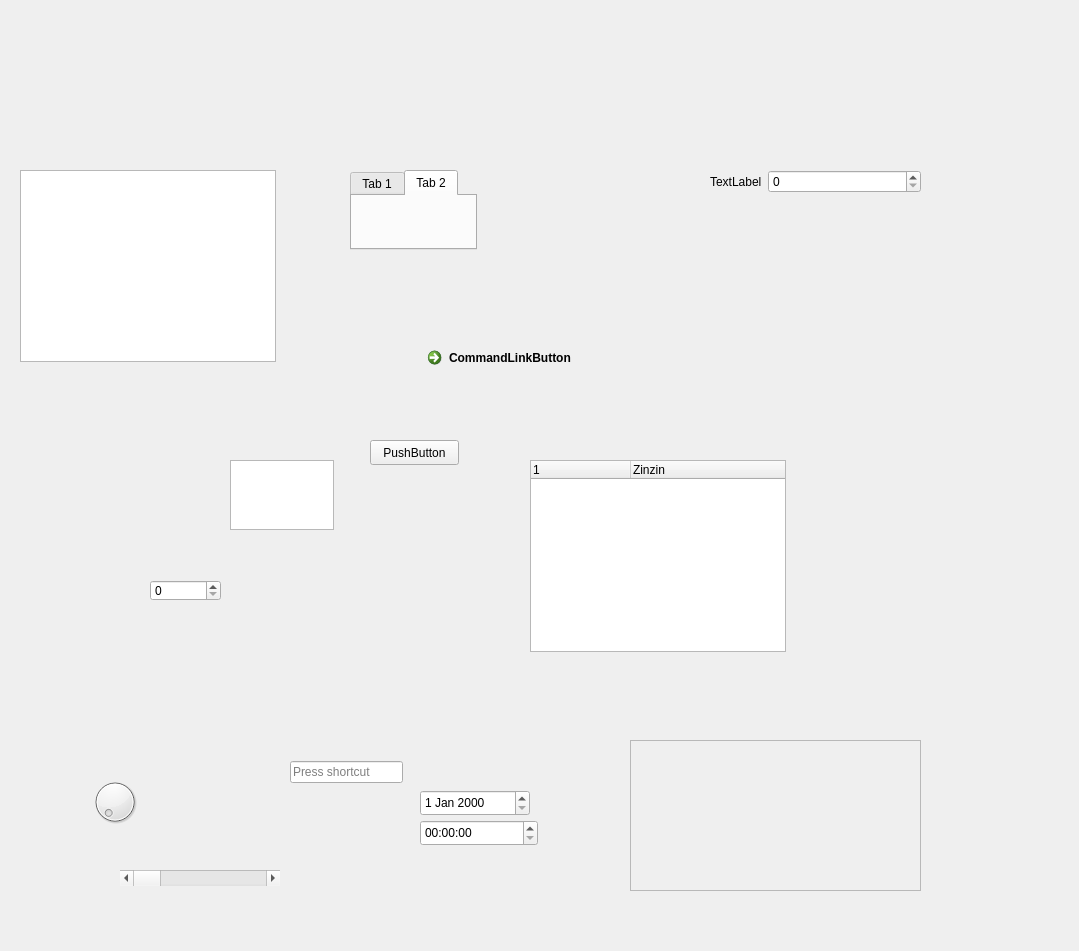
<?xml version="1.0" encoding="UTF-8"?>
<ui version="4.0">
 <class>Dialog</class>
 <widget class="QDialog" name="Dialog">
  <property name="geometry">
   <rect>
    <x>0</x>
    <y>0</y>
    <width>1079</width>
    <height>951</height>
   </rect>
  </property>
  <property name="windowTitle">
   <string>Dialog</string>
  </property>
  <widget class="QTreeWidget" name="treeWidget">
   <property name="geometry">
    <rect>
     <x>530</x>
     <y>460</y>
     <width>256</width>
     <height>192</height>
    </rect>
   </property>
   <column>
    <property name="text">
     <string>1</string>
    </property>
   </column>
   <column>
    <property name="text">
     <string>Zinzin</string>
    </property>
   </column>
  </widget>
  <widget class="QTimeEdit" name="timeEdit">
   <property name="geometry">
    <rect>
     <x>420</x>
     <y>820</y>
     <width>118</width>
     <height>26</height>
    </rect>
   </property>
  </widget>
  <widget class="QDateEdit" name="dateEdit">
   <property name="geometry">
    <rect>
     <x>420</x>
     <y>790</y>
     <width>110</width>
     <height>26</height>
    </rect>
   </property>
  </widget>
  <widget class="QDial" name="dial">
   <property name="geometry">
    <rect>
     <x>90</x>
     <y>770</y>
     <width>50</width>
     <height>64</height>
    </rect>
   </property>
  </widget>
  <widget class="QScrollBar" name="horizontalScrollBar">
   <property name="geometry">
    <rect>
     <x>120</x>
     <y>870</y>
     <width>160</width>
     <height>16</height>
    </rect>
   </property>
   <property name="orientation">
    <enum>Qt::Horizontal</enum>
   </property>
  </widget>
  <widget class="QKeySequenceEdit" name="keySequenceEdit">
   <property name="geometry">
    <rect>
     <x>290</x>
     <y>760</y>
     <width>113</width>
     <height>25</height>
    </rect>
   </property>
  </widget>
  <widget class="QSpinBox" name="spinBox">
   <property name="geometry">
    <rect>
     <x>150</x>
     <y>580</y>
     <width>71</width>
     <height>21</height>
    </rect>
   </property>
  </widget>
  <widget class="QTextEdit" name="textEdit">
   <property name="geometry">
    <rect>
     <x>230</x>
     <y>460</y>
     <width>104</width>
     <height>70</height>
    </rect>
   </property>
  </widget>
  <widget class="QTabWidget" name="tabWidget">
   <property name="geometry">
    <rect>
     <x>350</x>
     <y>170</y>
     <width>127</width>
     <height>80</height>
    </rect>
   </property>
   <property name="currentIndex">
    <number>1</number>
   </property>
   <widget class="QWidget" name="tab">
    <attribute name="title">
     <string>Tab 1</string>
    </attribute>
   </widget>
   <widget class="QWidget" name="tab_2">
    <attribute name="title">
     <string>Tab 2</string>
    </attribute>
   </widget>
  </widget>
  <widget class="QTableWidget" name="tableWidget">
   <property name="geometry">
    <rect>
     <x>20</x>
     <y>170</y>
     <width>256</width>
     <height>192</height>
    </rect>
   </property>
  </widget>
  <widget class="QCommandLinkButton" name="commandLinkButton">
   <property name="geometry">
    <rect>
     <x>420</x>
     <y>340</y>
     <width>177</width>
     <height>41</height>
    </rect>
   </property>
   <property name="text">
    <string>CommandLinkButton</string>
   </property>
  </widget>
  <widget class="QPushButton" name="pushButton">
   <property name="geometry">
    <rect>
     <x>370</x>
     <y>440</y>
     <width>89</width>
     <height>25</height>
    </rect>
   </property>
   <property name="text">
    <string>PushButton</string>
   </property>
  </widget>
  <widget class="QWidget" name="formLayoutWidget">
   <property name="geometry">
    <rect>
     <x>710</x>
     <y>170</y>
     <width>211</width>
     <height>171</height>
    </rect>
   </property>
   <layout class="QFormLayout" name="formLayout">
    <item row="0" column="0">
     <widget class="QLabel" name="label">
      <property name="text">
       <string>TextLabel</string>
      </property>
     </widget>
    </item>
    <item row="0" column="1">
     <widget class="QSpinBox" name="spinBox_2"/>
    </item>
   </layout>
  </widget>
  <widget class="QFrame" name="frame">
   <property name="geometry">
    <rect>
     <x>630</x>
     <y>740</y>
     <width>291</width>
     <height>151</height>
    </rect>
   </property>
   <property name="frameShape">
    <enum>QFrame::StyledPanel</enum>
   </property>
   <property name="frameShadow">
    <enum>QFrame::Raised</enum>
   </property>
   <widget class="QWidget" name="widget" native="true">
    <property name="geometry">
     <rect>
      <x>50</x>
      <y>40</y>
      <width>181</width>
      <height>71</height>
     </rect>
    </property>
   </widget>
  </widget>
 </widget>
 <resources/>
 <connections/>
</ui>
